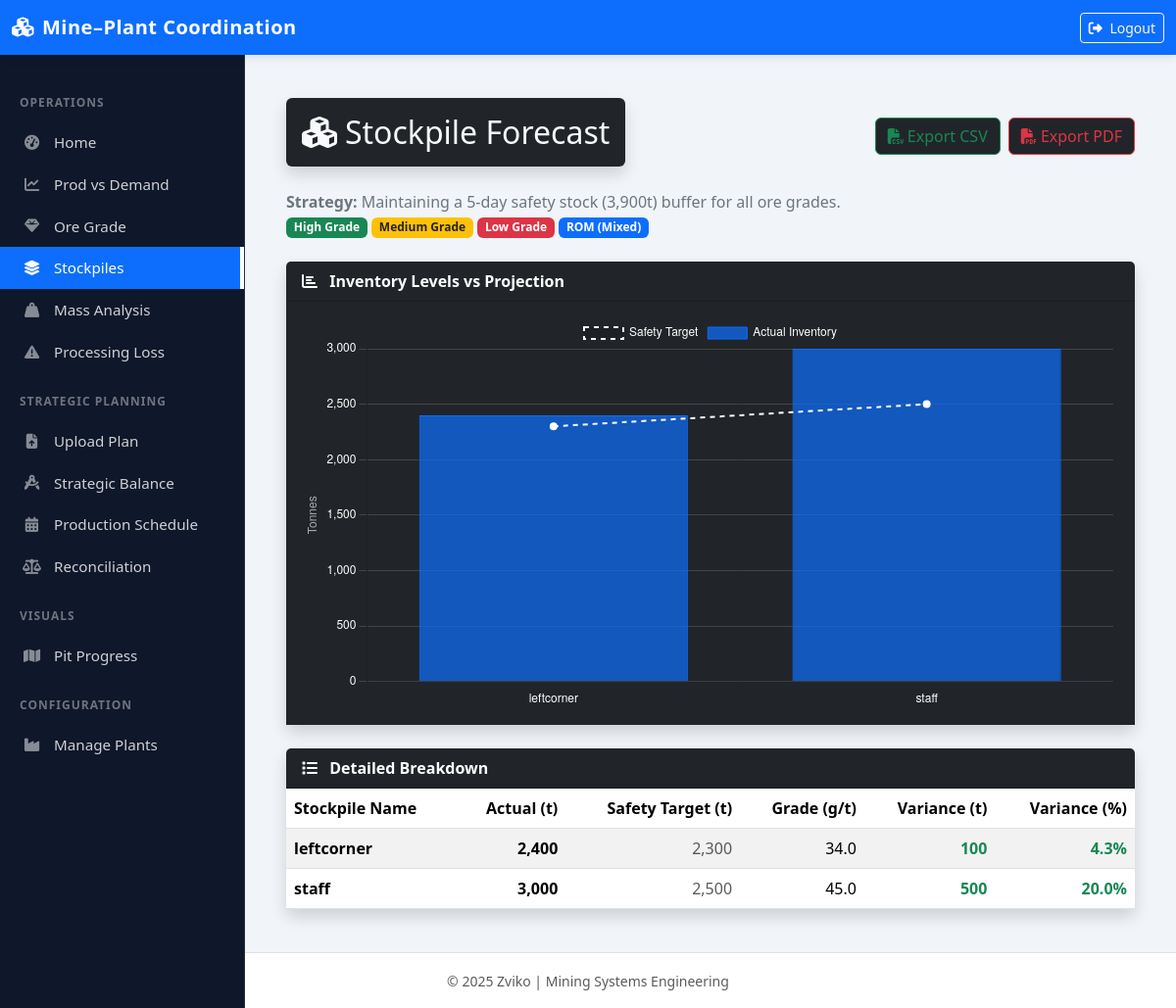
/dashboard/stockpile_forecast/, run on an earlier commit of the app's database.
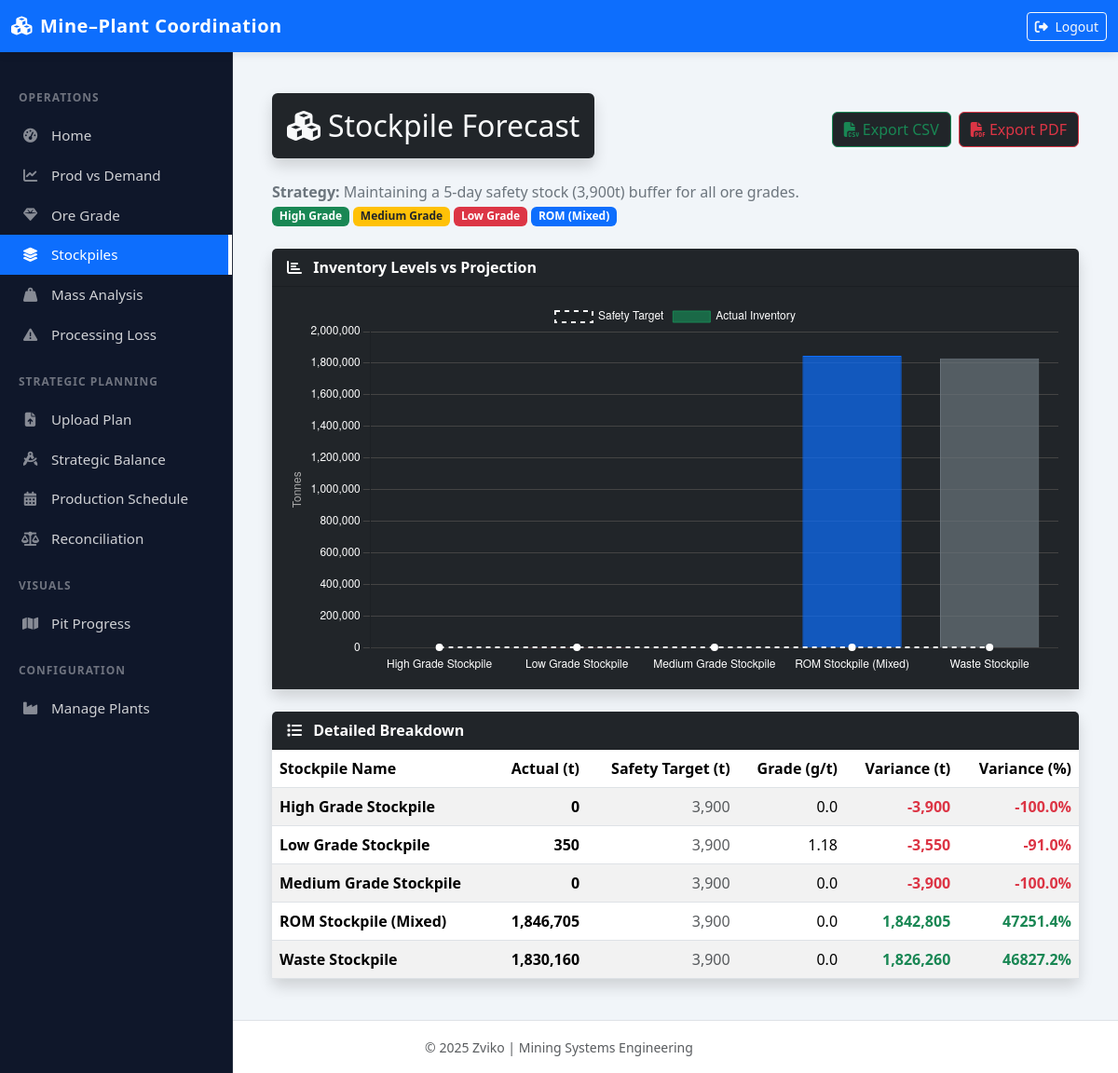
And on a later commit of the database.
### dashboard/models.py (models this page shows, shortened)
class Stockpile(models.Model):
    name = models.CharField(max_length=100)
    current_tonnage = models.FloatField(default=0)
    projected_tonnage = models.FloatField(default=0)
    grade = models.FloatField(null=True, blank=True)
    last_updated = models.DateTimeField(auto_now=True)

### dashboard/views.py (the view)
# urls.py: path('dashboard/stockpile_forecast/', views.stockpile_forecast, name='stockpile-forecast'),
def stockpile_forecast(request):
    stockpiles = Stockpile.objects.all().order_by('name')
    SAFETY_STOCK_TARGET = 3900
    stockpile_data = []
    chart_colors = []
    chart_borders = []
    for s in stockpiles:
        target = s.projected_tonnage if s.projected_tonnage > 0 else SAFETY_STOCK_TARGET
        variance = s.current_tonnage - target
        variance_pct = (variance / target * 100) if target > 0 else 0
        if 'High' in s.name:
            color = 'rgba(25, 135, 84, 0.7)'     # Green
            border = 'rgba(25, 135, 84, 1)'
        elif 'Medium' in s.name:
            color = 'rgba(255, 193, 7, 0.7)'     # Yellow/Orange
            border = 'rgba(255, 193, 7, 1)'
        elif 'Low' in s.name:
            color = 'rgba(220, 53, 69, 0.7)'     # Red
            border = 'rgba(220, 53, 69, 1)'
        elif 'Waste' in s.name:
            color = 'rgba(108, 117, 125, 0.7)'   # Grey
            border = 'rgba(108, 117, 125, 1)'
        else:
            color = 'rgba(13, 110, 253, 0.7)'    # Blue (ROM/Mixed)
            border = 'rgba(13, 110, 253, 1)'
        chart_colors.append(color)
        chart_borders.append(border)
        stockpile_data.append({
            'name': s.name,
            'current_tonnage': s.current_tonnage,
            'projected_tonnage': target, # Use the "Method A" target
            'grade': s.grade,
            'variance': round(variance, 0),
            'variance_percent': round(variance_pct, 1),
        })
    context = {
        "stockpile_data": stockpile_data,
        "stockpile_names_json": json.dumps([s['name'] for s in stockpile_data]),
        "actual_tonnage_json": json.dumps([s['current_tonnage'] for s in stockpile_data]),
        "projected_tonnage_json": json.dumps([s['projected_tonnage'] for s in stockpile_data]),
        "chart_colors_json": json.dumps(chart_colors),
        "chart_borders_json": json.dumps(chart_borders),
    }
    return render(request, 'dashboard/stockpile_forecast.html', context)

### dashboard/templates/dashboard/stockpile_forecast.html (shortened to what this page needs)
{% extends 'dashboard/base.html' %}
{% load static %}
{% load humanize %}
{% block content %}
<div class="container-fluid mt-4">
    <div class="d-flex justify-content-between align-items-center mb-3">
        <h2 class="text-light bg-dark p-3 rounded shadow">
            <i class="fas fa-cubes me-2"></i>Stockpile Forecast
        </h2>
        <div class="d-flex gap-2">
            <button onclick="exportStockpileCSV()" class="btn btn-outline-success bg-dark text-success border-success">
                <i class="fas fa-file-csv"></i> Export CSV
            </button>
            <button onclick="exportStockpilePDF()" class="btn btn-outline-danger bg-dark text-danger border-danger">
                <i class="fas fa-file-pdf"></i> Export PDF
            </button>
        </div>
    </div>
    <p class="text-secondary mb-4">
        <strong>Strategy:</strong> Maintaining a 5-day safety stock (3,900t) buffer for all ore grades.
        <br>
        <span class="badge bg-success">High Grade</span>
        <span class="badge bg-warning text-dark">Medium Grade</span>
        <span class="badge bg-danger">Low Grade</span>
        <span class="badge bg-primary">ROM (Mixed)</span>
    </p>
    <div class="card shadow mb-4 border-0">
        <div class="card-header bg-dark text-white fw-bold">
            <i class="fas fa-chart-bar me-2"></i> Inventory Levels vs Projection
        </div>
        <div class="card-body bg-dark">
            <div id="chartContainer" style="position: relative; height: 400px;">
                <canvas id="stockpileChart"></canvas>
            </div>
        </div>
    </div>
    <div class="card shadow mb-4 border-0">
        <div class="card-header bg-dark text-white fw-bold">
            <i class="fas fa-list me-2"></i> Detailed Breakdown
        </div>
        <div class="card-body bg-white p-0">
            <div class="table-responsive">
                <table class="table table-striped table-hover mb-0" id="stockpileTable">
                    <thead class="bg-light text-dark">
                        <tr>
                            <th>Stockpile Name</th>
                            <th class="text-end">Actual (t)</th>
                            <th class="text-end">Safety Target (t)</th>
                            <th class="text-end">Grade (g/t)</th>
                            <th class="text-end">Variance (t)</th>
                            <th class="text-end">Variance (%)</th>
                        </tr>
                    </thead>
                    <tbody>
                        {% for s in stockpile_data %}
                        <tr>
                            <td class="fw-bold">{{ s.name }}</td>
                            <td class="text-end fw-bold">{{ s.current_tonnage|floatformat:0|intcomma }}</td>
                            <td class="text-end text-muted">{{ s.projected_tonnage|floatformat:0|intcomma }}</td>
                            <td class="text-end">{{ s.grade|default:"0.0" }}</td>
                            <td class="text-end fw-bold" style="color: {% if s.variance >= 0 %}#198754{% else %}#dc3545{% endif %};">
                                {{ s.variance|floatformat:0|intcomma }}
                            </td>
                            <td class="text-end fw-bold" style="color: {% if s.variance_percent >= 0 %}#198754{% else %}#dc3545{% endif %};">
                                {{ s.variance_percent|floatformat:1 }}%
                            </td>
                        </tr>
                        {% empty %}
                        <tr>
                            <td colspan="6" class="text-center py-4 text-muted">No stockpile data available.</td>
                        </tr>
                        {% endfor %}
                    </tbody>
                </table>
            </div>
        </div>
    </div>
</div>
{% endblock %}

### dashboard/templates/dashboard/base.html (shortened to what this page needs)
<!DOCTYPE html>
<html lang="en">
<head>
    <link rel="stylesheet" href="https://cdn.jsdelivr.net/npm/bootstrap@5.3.3/dist/css/bootstrap.min.css">
    <link rel="stylesheet" href="https://cdnjs.cloudflare.com/ajax/libs/font-awesome/6.4.0/css/all.min.css">
    <link rel="stylesheet" href="https://cdn.jsdelivr.net/npm/bootstrap-icons@1.11.3/font/bootstrap-icons.min.css">
</head>
<body>
    <nav class="navbar navbar-expand-lg navbar-dark bg-primary fixed-top">
        <div class="container-fluid">
            <a class="navbar-brand" href="{% url 'home_dashboard' %}">
                <i class="fas fa-cubes me-2"></i>Mine–Plant <span class="d-none d-sm-inline">Coordination</span>
            </a>
            <div class="ms-auto d-flex align-items-center">
                <a class="btn btn-outline-light btn-sm" href="#">
                    <i class="fas fa-sign-out-alt me-1"></i> Logout
                </a>
            </div>
        </div>
    </nav>
    <div class="sidebar-desktop">
        <nav class="nav flex-column">
            <div class="sidebar-heading">Operations</div>
            <a class="nav-link {% if request.resolver_match.url_name == 'home_dashboard' %}active{% endif %}" href="{% url 'home_dashboard' %}">
                <i class="fas fa-tachometer-alt"></i> Home
            </a>
            <a class="nav-link {% if request.resolver_match.url_name == 'production-vs-demand' %}active{% endif %}" href="{% url 'production-vs-demand' %}">
                <i class="fas fa-chart-line"></i> Prod vs Demand
            </a>
            <a class="nav-link {% if request.resolver_match.url_name == 'ore-grade-tonnage' %}active{% endif %}" href="{% url 'ore-grade-tonnage' %}">
                <i class="fas fa-gem"></i> Ore Grade
            </a>
            <a class="nav-link {% if request.resolver_match.url_name == 'stockpile-forecast' %}active{% endif %}" href="{% url 'stockpile-forecast' %}">
                <i class="fas fa-layer-group"></i> Stockpiles
            </a>
            <a class="nav-link {% if request.resolver_match.url_name == 'mass_analysis' %}active{% endif %}" href="{% url 'mass_analysis' %}">
                <i class="fas fa-weight-hanging"></i> Mass Analysis
            </a>
            <a class="nav-link {% if request.resolver_match.url_name == 'processing-loss-dashboard' %}active{% endif %}" href="{% url 'processing-loss-dashboard' %}">
                <i class="fas fa-exclamation-triangle"></i> Processing Loss
            </a>
            <div class="sidebar-heading">Strategic Planning</div>
            <a class="nav-link {% if request.resolver_match.url_name == 'upload_schedule' %}active{% endif %}" href="{% url 'upload_schedule' %}">
                <i class="fas fa-file-upload"></i> Upload Plan
            </a>
            <a class="nav-link {% if request.resolver_match.url_name == 'planning_dashboard' %}active{% endif %}" href="{% url 'planning_dashboard' %}">
                <i class="fas fa-drafting-compass"></i> Strategic Balance
            </a>
            <a class="nav-link {% if request.resolver_match.url_name == 'schedule_dashboard' %}active{% endif %}" href="{% url 'schedule_dashboard' %}">
                <i class="fas fa-calendar-alt"></i> Production Schedule
            </a>
            <a class="nav-link {% if request.resolver_match.url_name == 'reconciliation' %}active{% endif %}" href="{% url 'reconciliation' %}">
                <i class="fas fa-balance-scale"></i> Reconciliation
            </a>
            <div class="sidebar-heading">Visuals</div>
            <a class="nav-link {% if request.resolver_match.url_name == 'pit_phase_dashboard' %}active{% endif %}" href="{% url 'pit_phase_dashboard' %}">
                <i class="fas fa-map"></i> Pit Progress
            </a>
            <div class="sidebar-heading">Configuration</div>
            <a class="nav-link {% if request.resolver_match.url_name == 'manage-plants' %}active{% endif %}" href="{% url 'manage-plants' %}">
                <i class="fas fa-industry"></i> Manage Plants
            </a>
        </nav>
    </div>
    <div id="content">
        {% block content %}
        {% endblock %}
    </div>
    <footer class="text-center mt-auto py-3 bg-white border-top">
        <small class="text-muted">&copy; 2025 Zviko | Mining Systems Engineering</small>
    </footer>
</body>
</html>

### dashboard/templates/dashboard/base.html (style rules this page uses)
:root { --navbar-height: 56px; --sidebar-width: 250px; --primary-color: #0d6efd; --sidebar-bg: #0f172a; }
body { min-height: 100vh; display: flex; flex-direction: column; background-color: #f1f5f9; font-family: 'Segoe UI', Tahoma, Geneva, Verdana, sans-serif; }
.sidebar-desktop { position: fixed; top: var(--navbar-height); bottom: 0; left: 0; z-index: 100; width: var(--sidebar-width); background-color: var(--sidebar-bg); padding-top: 20px; overflow-y: auto; display: none; border-right: 1px solid rgba(255,255,255,0.1); }
.sidebar-heading { color: rgba(255, 255, 255, 0.4); font-size: 0.75rem; text-transform: uppercase; letter-spacing: 1px; padding: 10px 20px; margin-top: 10px; font-weight: bold; }
.nav-link { color: rgba(255, 255, 255, 0.8); padding: 10px 20px; font-size: 0.95rem; display: flex; align-items: center; transition: all 0.2s; }
.nav-link i { width: 25px; text-align: center; margin-right: 10px; color: rgba(255, 255, 255, 0.5); }
.nav-link.active { color: #fff; background-color: var(--primary-color); border-right: 4px solid #fff; }
.nav-link.active i { color: #fff; }
#content { padding-top: calc(var(--navbar-height) + 20px); padding-bottom: 20px; flex: 1; margin-left: 0; padding-left: 15px; padding-right: 15px; transition: margin-left 0.3s; }
@media (min-width: 992px) { .sidebar-desktop { display: block; } }
@media (min-width: 992px) { #content { margin-left: var(--sidebar-width); padding-left: 30px; padding-right: 30px; } }
.navbar { z-index: 1030; box-shadow: 0 2px 10px rgba(0,0,0,.1); }
.navbar-brand { font-weight: 700; letter-spacing: 0.5px; }

What changed in the data, as far as the page shows it:
removed Stockpile: name "leftcorner", current_tonnage "2,400", projected_tonnage "2,300", grade "34.0"
removed Stockpile: name "staff", current_tonnage "3,000", projected_tonnage "2,500", grade "45.0"
added Stockpile: name "High Grade Stockpile", current_tonnage "0", projected_tonnage "3,900"
added Stockpile: name "Low Grade Stockpile", current_tonnage "350", projected_tonnage "3,900", grade "1.18"
added Stockpile: name "Medium Grade Stockpile", current_tonnage "0", projected_tonnage "3,900"
added Stockpile: name "ROM Stockpile (Mixed)", current_tonnage "1,846,705", projected_tonnage "3,900"
added Stockpile: name "Waste Stockpile", current_tonnage "1,830,160", projected_tonnage "3,900"
Also different on the page:
chart data {{ stockpile_names_json|safe }}: ["leftcorner", "staff"] → ["High Grade Stockpile", "Low Grade Stockpile", "Medium Grade Stockpile", "ROM Stockpile (Mixed)", "Waste Stockpile"]
chart data {{ actual_tonnage_json|safe }}: [2400.0, 3000.0] → [0.0, 350.0, 0.0, 1846705.0, 1830160.0]
chart data {{ projected_tonnage_json|safe }}: [2300.0, 2500.0] → [3900.0, 3900.0, 3900.0, 3900.0, 3900.0]
new list line: "0.0 -3,900 -100.0 %"
new list line: "-3,550 -91.0 %"
new list line: "0.0 1,842,805 47251.4 %"
new list line: "0.0 1,826,260 46827.2 %"
list line gone: "100 4.3 %"
list line gone: "500 20.0 %"
